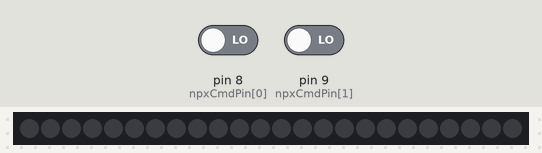
Bench run of a sketch on a simulated Arduino Nano, built with avr-gcc and run on an emulated ATmega328P. Parts: 24 RGB LEDs in strip order, left to right. Inputs (shaded band) come from the test bench; at power-on: pin 8 (npxCmdPin[0]) LOW, pin 9 (npxCmdPin[1]) LOW. Dim RGB values are drawn brighter than linear; what the sketch prints to the serial monitor is not drawn.

Above: at 1.2 s.
1.3 s: pin 8 (npxCmdPin[0]) driven HIGH
At 2.3 s:
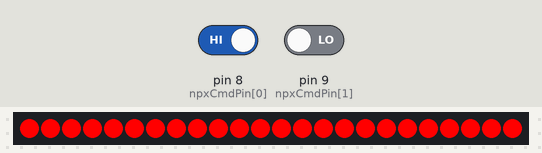
2.8 s: pin 9 (npxCmdPin[1]) driven HIGH
At 3.4 s:
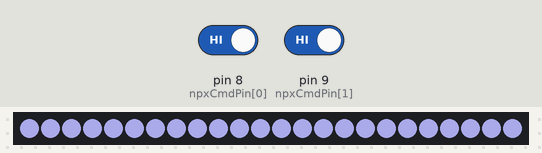
4.3 s: pin 8 (npxCmdPin[0]) driven LOW
At 5.5 s:
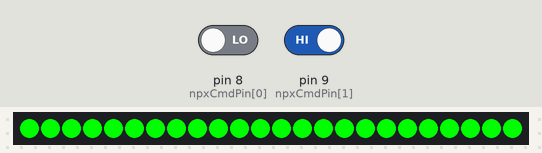
5.8 s: pin 9 (npxCmdPin[1]) driven LOW
At 6.8 s:
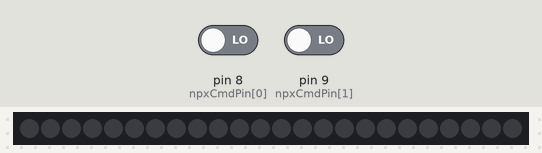
Timing chart, 0 to 8.3 s (numbered marks = the images above; inputs shaded):
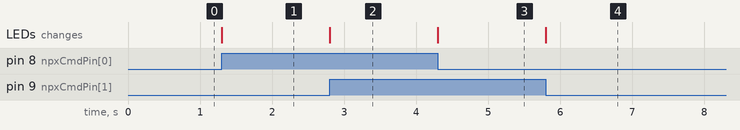

The sketch:

JustTheLights.ino
```cpp
/*
 * GRATUITOUS SETS LABORATORIES
 * Dallas, TX, USA
 *
 * ESCAPE ROOM, PALM SPRINGS
 * Palm Springs, CA, USA
 *
 * 2022
 */

//============== DEFINITIONS & DECLAIRATIONS =================//

//-------------- LIBRARIES -----------------------------------//
/* Call all function libraries required by the sketch.
 */
  #include <Adafruit_NeoPixel.h>  // WS2812 (NeoPixel) addressable LEDs

//-------------- SETTINGS & GLOBAL CONSTANTS -----------------//
/* Define constraits used by various functions.
 * Variables using '#define' are defined by hardware, and should be left alone.
 * Variables using 'const' can be changed to tune the puzzle.
 */
  const String myNameIs = "JustThLights";                    // name of sketch
  const String verNum = "1.0";                               // version of sketch
  const String lastUpdate = "2022 Oct";                      // last update

//-------------- PIN DEFINITIONS  ----------------------------//
/* Most of the I/O pins on the Arduino Nano are hard-wired to various components on the ARDNEX2.
 * Pins not used for their standard fuction have header pins for alternate uses.
 */

  const int npxCmdPin[2] = {8,9};
  #define neoPixelPin 5           // data line to WS2812 (NeoPixel) via 470R resistor

//============== HARDWARE PARAMETERS =========================//
/*
 * Control basic paramaters for external devices from here.
 * Pin definitions should be kept above, to insure that there is no overlap.
 * As with settings & global constants:
 * #define refers to installed hardare
 * const refers to soft settings
 */
//.............. WS2812B NeoPixels ...........................//
  #define numLEDs 24                                          // number of pixels in the daisy chain
  const int npxBright = 255;                                  // relative brighness of NeoPixels (0-255)
  Adafruit_NeoPixel npxLED = Adafruit_NeoPixel(               // neoPixel object name
    numLEDs, neoPixelPin, NEO_GRB + NEO_KHZ800);              // # of pixels, signal pin, type

//============== GLOBAL VARIABLES ============================//
/* Decrlare variables used by various functions.
 */
  byte npxCmd;                                                // 0-3 incoming from R.Pi
  byte npxPrev;                                               // previous loop's command from R.Pi

  bool somethingNew;

//============================================================//
//============== SETUP =======================================//
//============================================================//

void setup() {

//-------------- SERIAL MONITOR ------------------------------//
/*
 * ERPS note:
 * This is my standard initial report,
 * so that future me/us knows what sketch was loaded.
 * This can/will cange for ATAU
 */
  Serial.begin(9600);                                         //
  Serial.println();
  Serial.println("Setup initialized.");
  Serial.print(myNameIs);                                     // report the sketch name and last update
  Serial.print(" ver ");
  Serial.println(verNum);
  Serial.print("Last updated on ");
  Serial.println(lastUpdate);

//-------------- PINMODES ------------------------------------//

//.............. NeoPixel Sign Command .......................//
  for (int cmd = 0; cmd < 2; cmd++){
    pinMode (npxCmdPin, INPUT);
  }

//-------------- HARDWARE SETUP ------------------------------//

//.............. NeoPixels ...................................//
  npxLED.begin();
  npxLED.setBrightness(npxBright);
  npxLED.show();

//-------------- A/V FEEDBACK --------------------------------//

  Serial.println("READY");
  Serial.println();
}

//============================================================//
//============== LOOP ========================================//
//============================================================//

void loop() {

  readNeoPixelCommand();

  updateSignColor();

//============== ROUTINE MAINTAINENCE ========================//

  dbts();
  cycleReset();
}
```

10_inputFuncs.ino
```cpp
//-------------- Read NPX Command ----------------------------//

void readNeoPixelCommand(){

  npxCmd = 0;                                                 // assume no command

  for (int pos = 0; pos < 2; pos++){                          // for each bit in the command data...
    bool bitVal = digitalRead(npxCmdPin[pos]);                // read the approriate pin
    bitWrite(npxCmd, pos, bitVal);                            // and write that bitVal to the position
  }

  if (npxCmd != npxPrev){                                     // if this is different from the last loop
    somethingNew = true;                                      // raise the somethingNew flag
  }
}
```

20_npx.ino
```cpp
//-------------- Update Station Sign -------------------------//

void updateSignColor(){

  uint32_t signColor [4] = {0,0xFF0000,0x00FF00,0x8888BB};    // hexidecimal sign color for each npxCmd ?0xGGRRBB?

  for ( int pxl = 0; pxl < numLEDs; pxl++){                   // for each pixel in the sign...
    npxLED.setPixelColor(pxl,signColor[npxCmd]);              // set it to the npxCmd color
  }
  npxLED.show();                                              // illuminate the sign
}
```

90_dbts.ino
```cpp
void dbts(){

  if (somethingNew){

  }
}
```

99_reset.ino
```cpp
/*
 * Cycle Reset
 */

void cycleReset(){

  npxPrev = npxCmd;
  somethingNew = false;

}
```

Measured:
- after the input at 1.3 s, the LEDs: change at once (image 1)
- after the input at 2.8 s, the LEDs: change at once (image 2)
- after the input at 4.3 s, the LEDs: change at once (image 3)
- after the input at 5.8 s, the LEDs: change at once (image 4)
